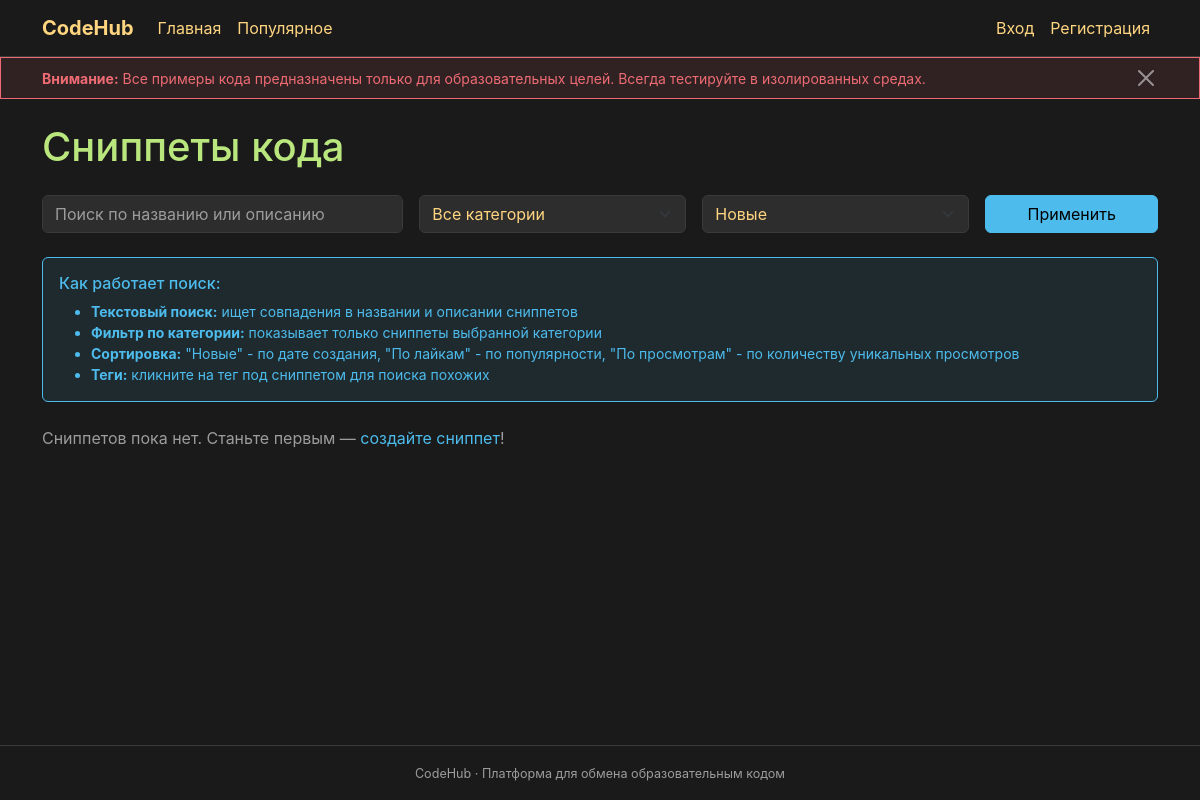
Before: / with the older database file.
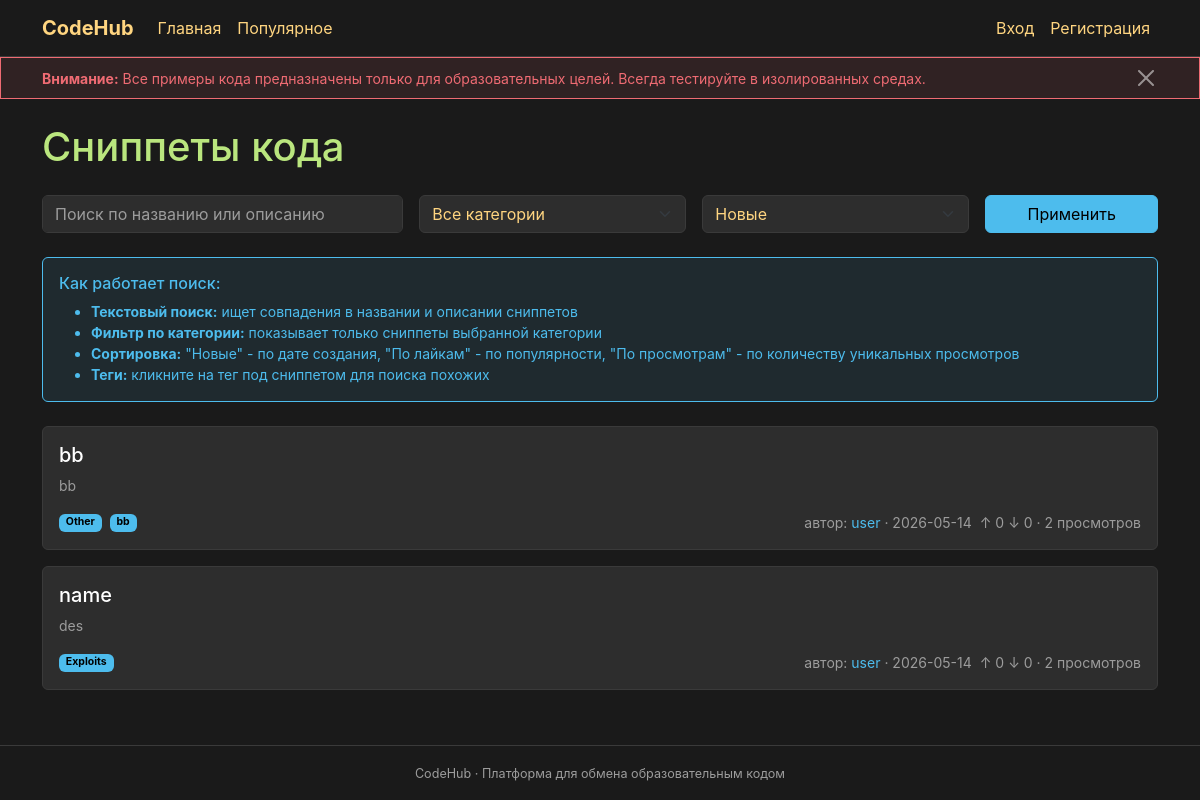
After: the same page with the newer database file.
### __init__.py (models this page shows, shortened)
class CodeSnippet(db.Model):
    id = db.Column(db.Integer, primary_key=True)
    title = db.Column(db.String(200), nullable=False)
    description = db.Column(db.Text)
    code = db.Column(db.Text)
    category_id = db.Column(db.Integer, db.ForeignKey('category.id'), nullable=False)
    author_id = db.Column(db.Integer, db.ForeignKey('user.id'), nullable=False)
    created_at = db.Column(db.DateTime, default=datetime.utcnow)
    updated_at = db.Column(db.DateTime, default=datetime.utcnow, onupdate=datetime.utcnow)
    views_count = db.Column(db.Integer, default=0)
    status = db.Column(db.String(20), default='pending')  # pending, approved, rejected
    rejection_reason = db.Column(db.Text)
    moderated_by = db.Column(db.Integer, db.ForeignKey('user.id'))
    moderated_at = db.Column(db.DateTime)
    likes_count = db.Column(db.Integer, default=0)
    dislikes_count = db.Column(db.Integer, default=0)
    reports_count = db.Column(db.Integer, default=0)
    report_moderation_status = db.Column(db.String(20), default='approved')  # approved, pending, rejected (для жалоб)
    report_moderated_by = db.Column(db.Integer, db.ForeignKey('user.id'))
    report_moderated_at = db.Column(db.DateTime)
    report_moderation_reason = db.Column(db.Text)
    resubmit_comment = db.Column(db.Text)  # Комментарий пользователя при повторной отправке
    is_edited = db.Column(db.Boolean, default=False)  # True если сниппет был отредактирован после публикации
    tags = db.relationship('Tag', secondary=snippet_tags, lazy='subquery',
                           backref=db.backref('snippets', lazy=True))
    comments = db.relationship('Comment', backref='snippet', lazy=True, foreign_keys='Comment.snippet_id', cascade='all, delete-orphan')
    views = db.relationship('SnippetView', backref='snippet', lazy=True, foreign_keys='SnippetView.snippet_id', cascade='all, delete-orphan')
    files = db.relationship('SnippetFile', backref='snippet', lazy=True, order_by='SnippetFile.order', cascade='all, delete-orphan')
    links = db.relationship('SnippetLink', backref='snippet', lazy=True, order_by='SnippetLink.order', cascade='all, delete-orphan')

class Category(db.Model):
    id = db.Column(db.Integer, primary_key=True)
    name = db.Column(db.String(100), nullable=False)
    created_at = db.Column(db.DateTime, default=datetime.utcnow)
    snippets = db.relationship('CodeSnippet', backref='category', lazy=True)

class Tag(db.Model):
    id = db.Column(db.Integer, primary_key=True)
    name = db.Column(db.String(50), unique=True, nullable=False)
    created_at = db.Column(db.DateTime, default=datetime.utcnow)
    usage_count = db.Column(db.Integer, default=0)

class User(db.Model, UserMixin):
    id = db.Column(db.Integer, primary_key=True)
    username = db.Column(db.String(80), unique=True, nullable=False)
    password = db.Column(db.String(256), nullable=False)
    admin = db.Column(db.Boolean, default=False)
    created_at = db.Column(db.DateTime, default=datetime.utcnow)
    is_banned = db.Column(db.Boolean, default=False)
    bio = db.Column(db.Text)  # Описание профиля
    avatar_url = db.Column(db.String(500))  # URL аватарки
    snippets = db.relationship('CodeSnippet', backref='author', lazy=True, foreign_keys='CodeSnippet.author_id')
    comments = db.relationship('Comment', backref='author', lazy=True, foreign_keys='Comment.author_id')

### __init__.py (the view, shortened to what this page needs)
@app.route('/')
def index():
    init_categories()
    page = request.args.get('page', 1, type=int)
    search = request.args.get('q', '')
    category_id = request.args.get('category', type=int)
    sort = request.args.get('sort', 'newest')
    query = CodeSnippet.query.filter_by(status='approved')
    if category_id:
        query = query.filter_by(category_id=category_id)
    if sort == 'liked':
        query = query.order_by(CodeSnippet.likes_count.desc())
    elif sort == 'viewed':
        query = query.order_by(CodeSnippet.views_count.desc())
    else:
        query = query.order_by(CodeSnippet.created_at.desc())
    snippets = query.paginate(page=page, per_page=10)
    categories = Category.query.all()
    return render_template('index.html', snippets=snippets, categories=categories, search=search, sort=sort)

### __init__.py (called while the page is built)
def init_categories():
    if Category.query.count() == 0:
        categories = [
            'Web', 'Python', 'JavaScript', 'Malware Analysis', 'Reverse Engineering',
            'Exploits', 'Algorithms', 'Data Structures', 'Other'
        ]
        for name in categories:
            db.session.add(Category(name=name))
        db.session.commit()

### templates/index.html (shortened to what this page needs)
{% extends 'base.html' %}
{% block main %}
<h1 class="mb-4">Сниппеты кода</h1>
<form method="get" class="row g-3 mb-4">
    <div class="col-md-4">
        <input type="text" name="q" class="form-control" placeholder="Поиск по названию или описанию" value="{{ search }}">
    </div>
    <div class="col-md-3">
        <select name="category" class="form-select">
            <option value="">Все категории</option>
        </select>
    </div>
    <div class="col-md-3">
        <select name="sort" class="form-select">
            <option value="newest" {% if sort == 'newest' %}selected{% endif %}>Новые</option>
        </select>
    </div>
    <div class="col-md-2">
        <button type="submit" class="btn btn-primary w-100">Применить</button>
    </div>
</form>
<div class="alert alert-info mb-4" role="alert">
    <h6 class="alert-heading"> Как работает поиск:</h6>
    <ul class="mb-0 small">
        <li><strong>Текстовый поиск:</strong> ищет совпадения в названии и описании сниппетов</li>
        <li><strong>Фильтр по категории:</strong> показывает только сниппеты выбранной категории</li>
        <li><strong>Сортировка:</strong> "Новые" - по дате создания, "По лайкам" - по популярности, "По просмотрам" - по количеству уникальных просмотров</li>
        <li><strong>Теги:</strong> кликните на тег под сниппетом для поиска похожих</li>
    </ul>
</div>
{% for snippet in snippets.items %}
<div class="card mb-3">
    <div class="card-body">
        <h5 class="card-title">
            <a href="{{ url_for('snippet', id=snippet.id) }}" class="text-decoration-none text-white">{{ snippet.title }}</a>
        </h5>
        <p class="card-text text-secondary small">{{ snippet.description[:200] }}{% if snippet.description|length > 200 %}...{% endif %}</p>
        <div class="d-flex flex-wrap gap-2 align-items-center small">
            <span class="badge bg-secondary">{{ snippet.category.name }}</span>
            {% for tag in snippet.tags[:5] %}
            <a href="{{ url_for('by_tag', name=tag.name) }}" class="badge bg-dark text-info">{{ tag.name }}</a>
            {% endfor %}
            <span class="text-secondary ms-auto">
                автор: <a href="{{ url_for('profile', username=snippet.author.username) }}" class="text-info">{{ snippet.author.username }}</a>
                &middot; {{ snippet.created_at.strftime('%Y-%m-%d') }}
            </span>
            <span class="text-secondary">
                &uarr; {{ snippet.likes_count }} &darr; {{ snippet.dislikes_count }}
                &middot; {{ snippet.views_count }} просмотров
            </span>
        </div>
    </div>
</div>
{% else %}
<p class="text-secondary">Сниппетов пока нет. Станьте первым — <a href="{{ url_for('create_snippet') }}">создайте сниппет</a>!</p>
{% endfor %}
{% endblock %}

### templates/base.html (shortened to what this page needs)
<!DOCTYPE html>
<html lang="ru">
<head>
    <link href="https://cdn.jsdelivr.net/npm/bootstrap@5.2.0/dist/css/bootstrap.min.css" rel="stylesheet">
    <link rel="stylesheet" href="https://cdnjs.cloudflare.com/ajax/libs/highlight.js/11.9.0/styles/github-dark.min.css">
</head>
<body class="d-flex flex-column min-vh-100">
    <header>
        <nav class="navbar navbar-expand-lg navbar-dark">
            <div class="container">
                <a class="navbar-brand fw-bold" href="{{ url_for('index') }}">CodeHub</a>
                <div class="collapse navbar-collapse" id="navbarNav">
                    <ul class="navbar-nav me-auto">
                        <li class="nav-item">
                            <a class="nav-link" href="{{ url_for('index') }}">Главная</a>
                        </li>
                        <li class="nav-item">
                            <a class="nav-link" href="{{ url_for('hot') }}">Популярное</a>
                        </li>
                    </ul>
                    <ul class="navbar-nav">
                        {% if current_user.is_authenticated %}
                        <li class="nav-item">
                            <a class="nav-link" href="{{ url_for('logout') }}">Выход</a>
                        </li>
                        {% else %}
                        <li class="nav-item">
                            <a class="nav-link" href="{{ url_for('login') }}">Вход</a>
                        </li>
                        <li class="nav-item">
                            <a class="nav-link" href="{{ url_for('register') }}">Регистрация</a>
                        </li>
                        {% endif %}
                    </ul>
                </div>
            </div>
        </nav>
    </header>
    <div class="alert alert-warning rounded-0 mb-0 py-2" role="alert" id="educational-warning">
        <div class="container d-flex justify-content-between align-items-center">
            <small><strong>Внимание:</strong> Все примеры кода предназначены только для образовательных целей. Всегда тестируйте в изолированных средах.</small>
            <button type="button" class="btn-close btn-close-white" aria-label="Закрыть" onclick="closeWarning()"></button>
        </div>
    </div>
    <main class="container flex-grow-1 py-4">
        {% block main %}{% endblock %}
    </main>
    <footer class="py-3 mt-auto">
        <div class="container text-center">
            <small>CodeHub &middot; Платформа для обмена образовательным кодом</small>
        </div>
    </footer>
</body>
</html>

### templates/base.html (style rules this page uses)
:root { --bg-dark: #1a1a1a; --bg-card: #2d2d2d; --text-primary: #FFD580; --text-secondary: #9C9C9C; --accent: #4DBCED; --accent-hover: #3a9bc4; --heading: #BAE67E; --tag: #4DBCED; --warning: #EF6B73; --success: #08D220; }
body { background-color: var(--bg-dark); color: var(--text-primary); font-family: -apple-system, BlinkMacSystemFont, "Segoe UI", Roboto, "Helvetica Neue", Arial, sans-serif; }
h1, h2, h3, h4, h5, h6 { color: var(--heading); }
.navbar { background-color: #1a1a1a !important; border-bottom: 1px solid #3a3a3a; }
.navbar-brand, .nav-link { color: var(--text-primary) !important; }
.btn-primary { background-color: var(--accent); border-color: var(--accent); color: #000; }
.card { background-color: var(--bg-card); border: 1px solid #3a3a3a; color: var(--text-primary); }
.form-control, .form-select { background-color: #2d2d2d; border-color: #3a3a3a; color: var(--text-primary); }
.form-control::placeholder { color: var(--text-secondary); }
.alert-warning { background-color: rgba(239, 107, 115, 0.1); border-color: var(--warning); color: var(--warning); }
.alert-info { background-color: rgba(77, 188, 237, 0.1); border-color: var(--accent); color: var(--accent); }
.badge { background-color: var(--tag); color: #000; }
.badge.bg-secondary { background-color: var(--tag) !important; color: #000 !important; }
.badge.bg-dark { background-color: var(--accent) !important; color: #000 !important; }
footer { background-color: #1a1a1a; border-top: 1px solid #3a3a3a; color: var(--text-secondary); font-size: 0.9rem; }
a { color: var(--accent); text-decoration: none; }
.text-info { color: var(--accent) !important; }
.text-secondary { color: var(--text-secondary) !important; }

Changed rows visible on the page:
now on this page (row edited): CodeSnippet: title "bb", description "bb", category.name "Other", author.username "user", created_at "2026-05-14", likes_count "0", dislikes_count "0", views_count "2"
now on this page (row edited): Tag: name "bb"
now on this page (row edited): CodeSnippet: title "name", description "des", category.name "Exploits", author.username "user", created_at "2026-05-14", likes_count "0", dislikes_count "0", views_count "2"
Other visible differences:
text no longer shown: "Сниппетов пока нет. Станьте первым — создайте сниппет !"
